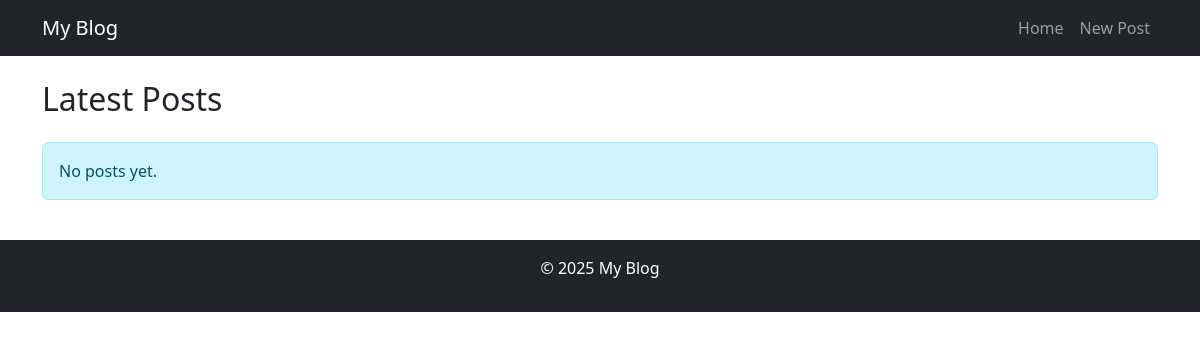
/, run on an earlier commit of the app's database.
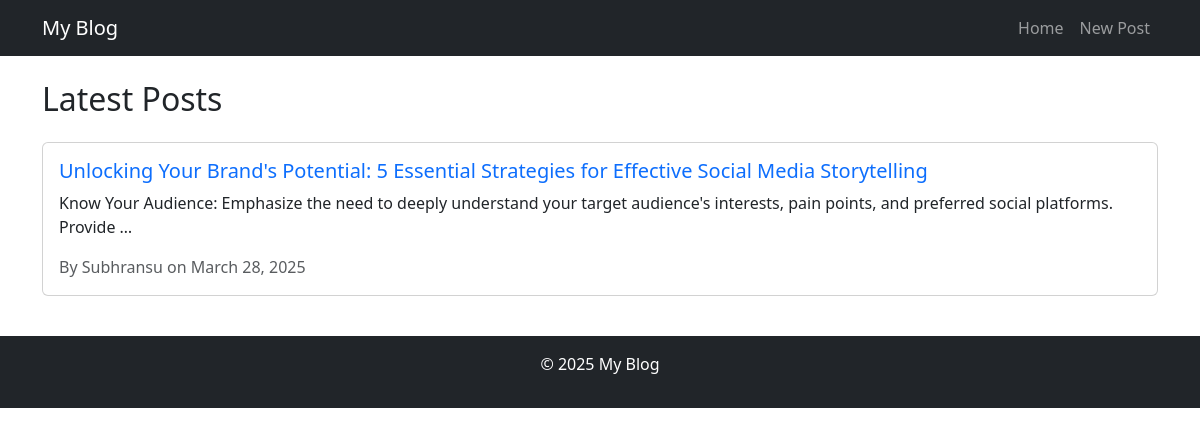
And on a later commit of the database.
### bloginterface/models.py (models this page shows, shortened)
class Post(models.Model):
    title = models.CharField(max_length= 200)
    content = models.TextField()
    author = models.ForeignKey(User, on_delete= models.CASCADE)
    category = models.ForeignKey(Category, on_delete= models.SET_NULL, null= True, blank=True)
    created_at = models.DateTimeField(auto_now_add= True)
    updated_at = models.DateTimeField(auto_now= True)
    published = models.BooleanField(default= False)

### bloginterface/views.py (the view)
# urls.py: 2. Add a URL to urlpatterns:  path('', Home.as_view(), name='home')
def Home(request):
    queryset = Post.objects.all()
    return render(request, 'index.html', {"posts": queryset})

### bloginterface/templates/index.html (shortened to what this page needs)
{% extends 'base.html' %}
{% block content %}
    <h2 class="mb-4">Latest Posts</h2>
    <div class="row">
        {% for post in posts %}
            <div class="col-12 mb-3">
                <div class="card">
                    <div class="card-body">
                        <h5 class="card-title">
                            <a href="/post_details/{{post.id}}" class="text-primary text-decoration-none">{{ post.title }}</a>
                        </h5>
                        <p class="card-text">{{ post.content|truncatewords:20 }}</p>
                        <p class="card-text text-muted">By {{ post.author }} on {{ post.created_at|date:"F d, Y" }}</p>
                    </div>
                </div>
            </div>
        {% empty %}
            <div class="col-12">
                <div class="alert alert-info" role="alert">
                    No posts yet.
                </div>
            </div>
        {% endfor %}
    </div>
{% endblock %}

What changed in the data, as far as the page shows it:
added Post: title "Unlocking Your Brand's Potential: 5 Essential Strategies for Effective Social Media Storytelling", content "Know Your Audience: Emphasize the need to deeply understand your target audience's interests, pain points, and preferred social platforms. Provide …", author "Subhransu", created_at "March 28, 2025"
Also different on the page:
text no longer shown: "No posts yet."
